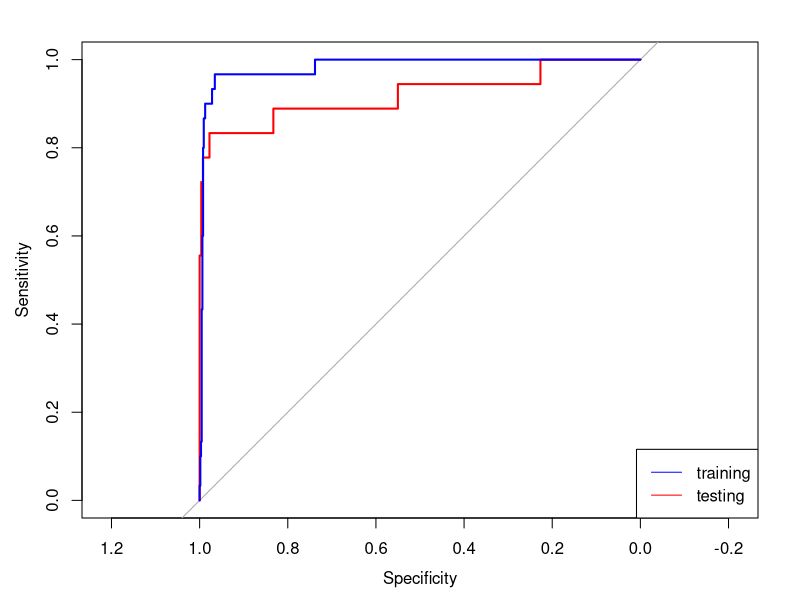

Write the R code that produced this figure.
data <- read.csv('sick.tsv',sep='\t',colClasses=c(
"numeric",   #caso                      
"numeric",   #age                       
"factor",    #sex                       
"factor",    #on_thyroxine              
"factor",    #query_on_thyroxine        
"factor",    #on_antithyroid_medication 
"factor",    #sick                      
"factor",    #pregnant                  
"factor",    #thyroid_surgery           
"factor",    #I131_treatment            
"factor",    #query_hypothyroid         
"factor",    #query_hyperthyroid        
"factor",    #lithium                   
"factor",    #goitre                    
"factor",    #tumor                     
"factor",    #hypopituitary             
"factor",    #psych                     
"numeric",   #TSH                       
"numeric",   #T3                        
"numeric",   #TT4                       
"numeric",   #T4U                       
"numeric",   #FTI                       
"factor",    #referral_source           
"factor"))   #clase                     

names(data) <- c('caso','age','sex','on_thyroxine','query_on_thyroxine','on_antithyroid_medication','sick','pregnant','thyroid_surgery','I131_treatment','query_hypothyroid','query_hyperthyroid','lithium','goitre','tumor','hypopituitary','psych','TSH','T3','TT4','T4U','FTI','referral_source','clase')

library(car)
data$referral_source_recoded <- recode(data$referral_source, '1=1;2=0;3=0;4=0;5=0')

modelo.0.none <- glm(clase ~ 1, family = binomial, data = data)

modelo.1.full <- glm(clase ~ age + sex + on_thyroxine + query_on_thyroxine + on_antithyroid_medication + sick + pregnant + thyroid_surgery + I131_treatment + query_hypothyroid + query_hyperthyroid + lithium + goitre + tumor + hypopituitary + psych + TSH + T3 + TT4 + T4U + FTI + referral_source, family = binomial, data = data)

## T3                         -5.511e+00  7.704e-01  -7.154 8.44e-13 ***
## TSH                        -1.393e-01  5.035e-02  -2.766  0.00567 ** 
## query_hypothyroid1          1.763e+00  8.599e-01   2.051  0.04029 *  
## sick1                       1.877e+00  9.351e-01   2.007  0.04471 *  

modelo.2.fw <- step(modelo.0.none, scope=list(lower=modelo.0.none, upper=modelo.1.full), direction="forward")

## glm(formula = clase ~ T3 + TSH + referral_source + query_hypothyroid + TT4 + hypopituitary + query_hyperthyroid + sick, family = binomial, data = data)

## T3                  -5.541e+00  7.289e-01  -7.602 2.92e-14 ***
## TT4                  2.678e-02  9.885e-03   2.709  0.00675 ** 
## TSH                 -1.500e-01  4.644e-02  -3.229  0.00124 ** 
## query_hyperthyroid1  2.138e+00  9.837e-01   2.173  0.02976 *  
## query_hypothyroid1   1.749e+00  7.979e-01   2.193  0.02834 *  
## sick1                1.629e+00  9.072e-01   1.796  0.07252 .  

modelo.3.bw <- step(modelo.1.full, direction="backward")

## glm(formula = clase ~ sick + query_hypothyroid + query_hyperthyroid + hypopituitary + TSH + T3 + TT4 + referral_source, family = binomial, data = data)
  
## T3                  -5.541e+00  7.289e-01  -7.602 2.92e-14 ***
## TT4                  2.678e-02  9.885e-03   2.709  0.00675 **
## TSH                 -1.500e-01  4.644e-02  -3.229  0.00124 ** 
## query_hyperthyroid1  2.138e+00  9.837e-01   2.173  0.02976 *
## query_hypothyroid1   1.749e+00  7.979e-01   2.193  0.02834 *  
## sick1                1.629e+00  9.072e-01   1.796  0.07252 .

modelo.4.recoding <- glm(formula = clase ~ sick + query_hypothyroid + query_hyperthyroid + hypopituitary + TSH + T3 + TT4 + referral_source_recoded, family = binomial, data = data)

## glm(formula = clase ~ sick + query_hypothyroid + query_hyperthyroid + hypopituitary + TSH + T3 + TT4 + referral_source_recoded, family = binomial, data = data)

## T3                       -5.963e+00  6.942e-01  -8.589  < 2e-16 ***
## TSH                      -1.453e-01  4.363e-02  -3.330 0.000867 ***
## TT4                       2.314e-02  8.892e-03   2.603 0.009246 ** 
## query_hypothyroid1        1.459e+00  6.931e-01   2.105 0.035258 *  
## query_hyperthyroid1       1.515e+00  9.114e-01   1.663 0.096388 .  
## hypopituitary1            2.266e+01  1.075e+04   0.002 0.998319    
## sick1                     1.207e+00  7.425e-01   1.626 0.104010    
## referral_source_recoded1 -1.785e+01  1.183e+03  -0.015 0.987963    

set.seed(12345)
sample_size <- floor(0.70 * nrow(data))
train_indices <- sample(seq_len(nrow(data)), size = sample_size)

training          <- data[train_indices,]
testing           <- data[-train_indices,]
testing.sin.clase <- testing[, -which(names(testing) %in% c("clase"))]

modelo.final <- glm(formula = clase ~ sick + query_hypothyroid + query_hyperthyroid + hypopituitary + TSH + T3 + TT4 + referral_source_recoded, family = binomial, data = training)

predicciones.testing.modelo.2.fw       <- predict(modelo.2.fw, testing.sin.clase)
predicciones.testing.modelo.3.bw       <- predict(modelo.3.bw, testing.sin.clase)
predicciones.testing.modelo.4.recoding <- predict(modelo.4.recoding, testing.sin.clase)
predicciones.testing.modelo.final      <- predict(modelo.final, testing.sin.clase)

## tabla.2.fw <- ifelse(predicciones.testing.modelo.2.fw >= .5, 1, 0)
## table("predicho"=tabla.2.fw, "observado"=testing[,"clase"])
## tabla.3.bw <- ifelse(predicciones.testing.modelo.3.bw >= .5, 1, 0)
## table("predicho"=tabla.3.bw, "observado"=testing[,"clase"])
## tabla.4.recoding <- ifelse(predicciones.testing.modelo.4.recoding >= .5, 1, 0)
## table("predicho"=tabla.4.recoding, "observado"=testing[,"clase"])

tabla.final <- ifelse(predicciones.testing.modelo.final >= .5, 1, 0)
table("predicho"=tabla.final, "observado"=testing[,"clase"])

## predicho   0   1
##        0 269   7
##        1   2   9

library(pROC)

prob.pred.testing <- predict(modelo.final, testing.sin.clase, type = c("response"))
g.testing <- roc(clase ~ prob.pred.testing, data = testing)
plot(g.testing, col = "red")

prob.pred.training <- predict(modelo.final, type = c("response"))
g.training <- roc(clase ~ prob.pred.training, data = training)
lines(g.training, col = "blue")
legend("bottomright", c("training", "testing"), col = c("blue", "red"), lty = 1)
